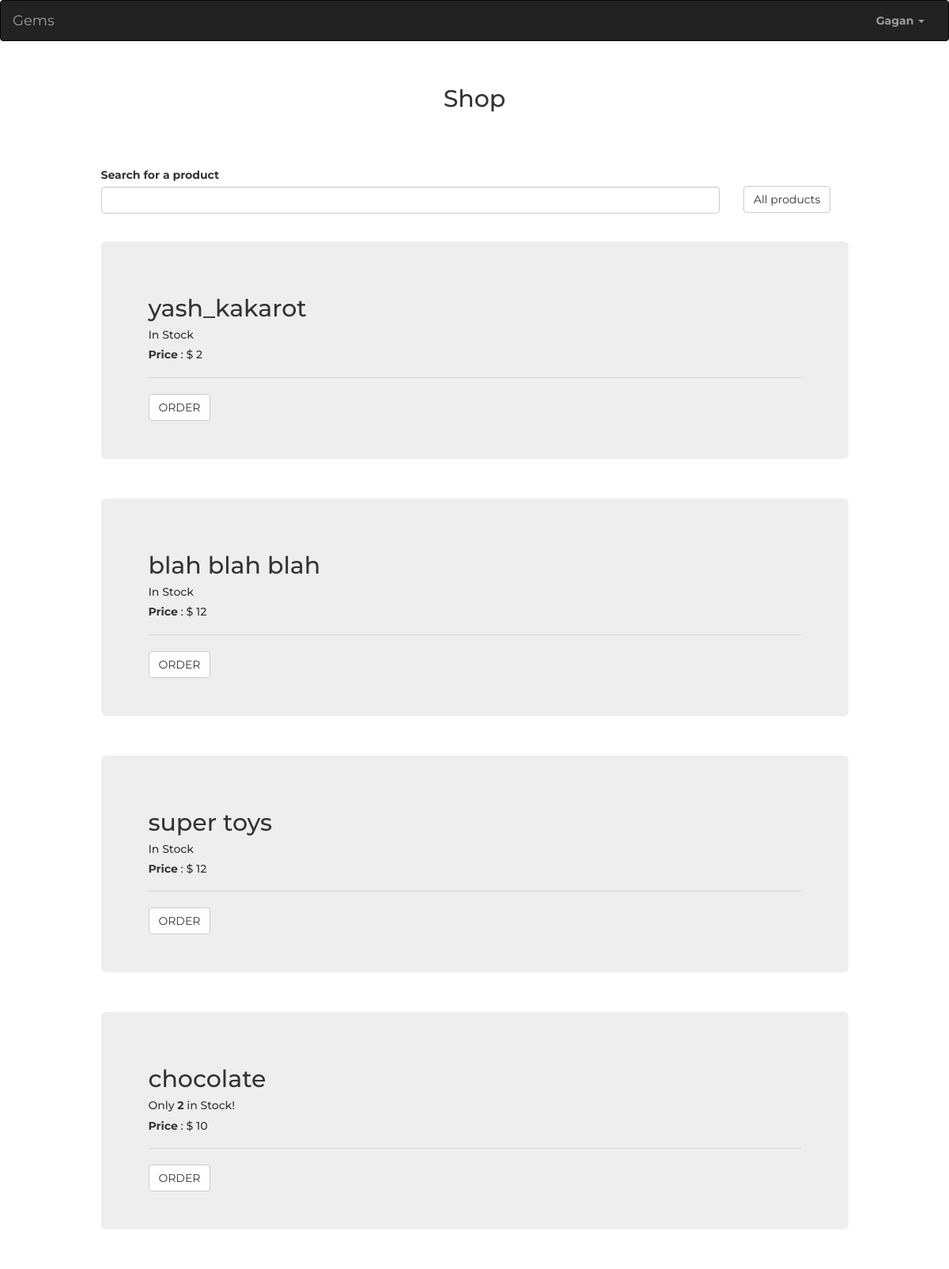
Before: /dashboard/client (signed in) with the older database file.
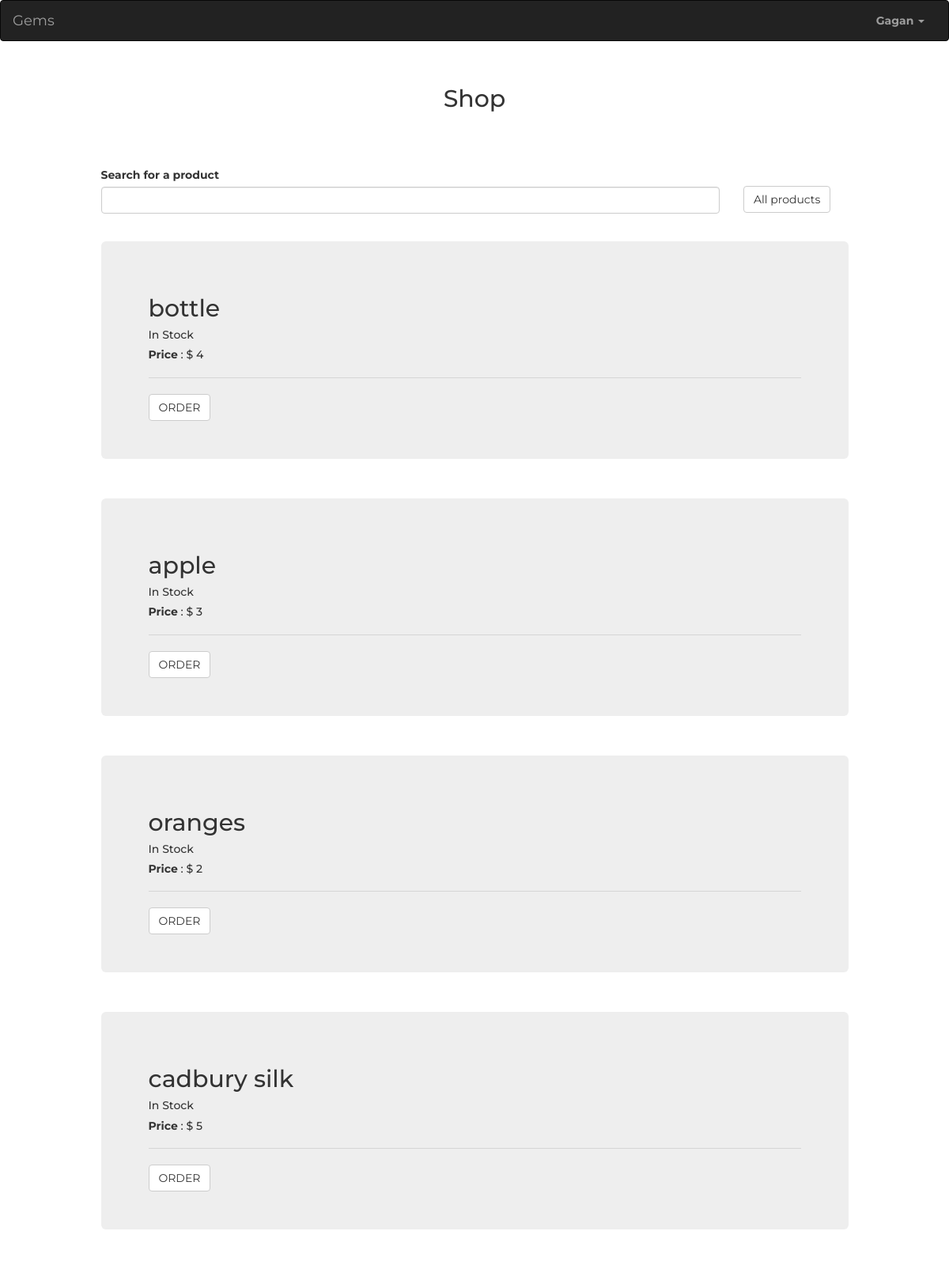
After: the same page with the newer database file.
### app.py (models this page shows)
class Products(db.Model):
    id = db.Column(db.Integer, primary_key=True)
    dealer_id = db.Column(db.Integer)
    description = db.Column(db.String(100))
    quantity_avail = db.Column(db.String(100))
    cost_each = db.Column(db.String(100))
    min_quantity=db.Column(db.Integer)

### app.py (the view)
@app.route('/dashboard/client', methods=['GET', 'POST'])
def dashboard_client():
    form = SearchForm()
    if 'username' in session and session['type'] == 'client':
        session_username = session['username']
        session_username = session_username[0].upper() + session_username[1:]
        products = Products.query.order_by(desc(Products.id))
        if form.validate_on_submit():
            searchVal = form.search.data
            products_on_search = Products.query.filter_by(description=searchVal)
            length = products_on_search.count()
            length = str(length)
            if products_on_search:
                return render_template('dashboard_client.html',session_username=session_username, products=products_on_search, form=form, length=length)
            else:
                return render_template('dashboard_client.html',session_username=session_username, form=form, length=length)
        else:
            return render_template('dashboard_client.html',session_username=session_username, products=products, form=form)
    else:
        session_type = session['type']
        return render_template('not_logged_in.html',session_type=session_type)

### app.py
class SearchForm(FlaskForm):
    search = StringField('Search for a product', validators=[Length(min=0, max=1000)])

### templates/dashboard_client.html (shortened to what this page needs)
{% extends "bootstrap/base.html" %}
{% import "bootstrap/wtf.html" as wtf %}
{% block styles %}
{{super()}}
<link rel="stylesheet" href="{{url_for('.static', filename='bootstrap.min.css')}}">
<link rel="stylesheet" href="{{url_for('.static', filename='styles.css')}}">
<srcipt src="{{url_for('.static', filename='bootstrap.min.js')}}">
{% endblock %}
{% block content %}
<nav class="navbar navbar-inverse">
  <div class="container-fluid">
    <div class="navbar-header">
      <a class="navbar-brand" href="/dashboard/client">Gems</a>
    </div>
    <div class="collapse navbar-collapse" id="bs-example-navbar-collapse-1">
      <ul class="nav navbar-nav navbar-right">
        <li class="dropdown">
          <a href="#" class="dropdown-toggle" data-toggle="dropdown" role="button" aria-haspopup="true" aria-expanded="false"><b>{{ session_username }}</b> <span class="caret"></span></a>
        </li>
      </ul>
    </div>
  </div>
</nav>
<h2 style="text-align: center;padding-top: 3%;">Shop</h2>
<div class="container"  style="padding-top: 5%;">
  <div class="row">
  <div class="col-lg-1 col-md-1"></div>
    <div class="col-lg-10 col-md-10">
      <div class="row">
          <div class="col-lg-10 col-md-10">
            <form method="POST" action="/dashboard/client">
              {{ wtf.form_field(form.search) }}
          </div>
          <div class="col-lg-2 col-md-2" style="padding-top: 2.5%;">
              <a href="/dashboard/client" class="btn btn-default">All products</a>
          </div>
      </div>
      <br>
      {% if length != "0" %}
        {% for product in products %}
        {% set quantity = product.quantity_avail | int %}
        {% set min_q = product.min_quantity | int %}
        {% if quantity > 0 %}
          <div class="jumbotron">
            <h2>{{ product.description }}</h2>
              {% if quantity < min_q %}
                <h5>Only <b>{{ quantity }}</b> in Stock!</h5>
              {% else %}
                <h5>In Stock</h5>
              {% endif %}
              <h5><b>Price</b> : $&nbsp;{{ product.cost_each }}</h5>
            <hr>
            <a href="order/{{product.id}}" class="btn btn-default">ORDER</a>
          </div>
        {% endif %}
        <br>
        {% endfor %}
      {% else %}
        <div class="jumbotron">
          <h2>No such product found :(</h2>
        </div>
      {% endif %}
    </div>
    <div class="col-lg-1 col-md-1"></div>
  </div>
</div>
{% endblock %}

### static/styles.css (style rules this page uses)
html, body { font-family: 'Montserrat', sans-serif; }

Changed rows visible on the page:
changed Products: description "yash_kakarot" → "bottle"; cost_each "2" → "4"
changed Products: description "blah blah blah" → "apple"; cost_each "12" → "3"
changed Products: description "super toys" → "oranges"; cost_each "12" → "2"
changed Products: description "chocolate" → "cadbury silk"; cost_each "10" → "5"; quantity_avail "2" → (not shown); text "Only in Stock!" → "In Stock"
